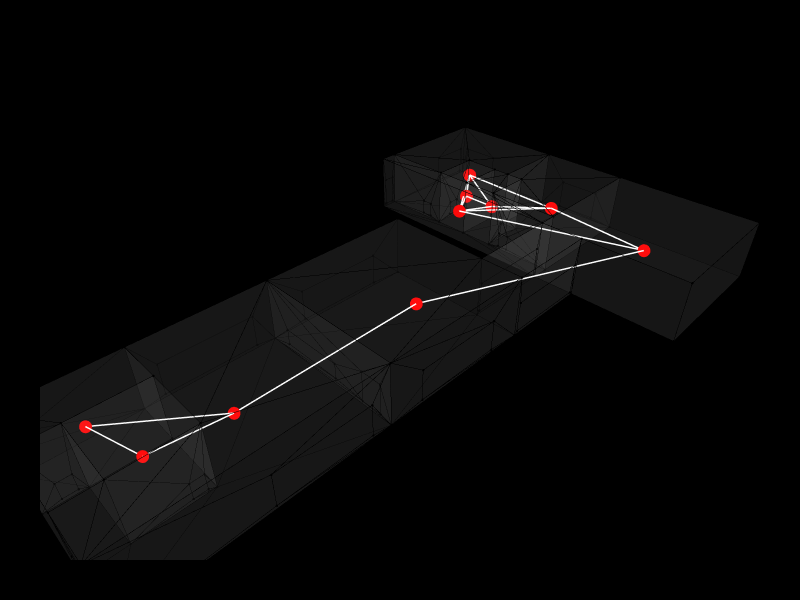

Notebook code cell kept with this figure:
### Markdown cell above
## 3. Adjacency graph — connected through shared walls

### Code cell
g_adj = Graph.ByTopology(cc)
print(f"Adjacency: {len(Graph.Vertices(g_adj))} nodes, {len(Graph.Edges(g_adj))} edges")

for v in Graph.Vertices(g_adj):
    v = Topology.SetDictionary(v, Dictionary.ByKeysValues(["size","color"], [15, "red"]))
for e in Graph.Edges(g_adj):
    e = Topology.SetDictionary(e, Dictionary.ByKeysValues(["width","color"], [3, "white"]))

Topology.Show(cc, g_adj,
              faceOpacity=0.05,
              vertexSizeKey="size", vertexColorKey="color",
              edgeWidthKey="width", edgeColorKey="color",
              backgroundColor="black",
              width=800, height=600,
              renderer=renderer)

### Figure 1 — Plotly figure (JSON) as saved in the notebook; plotly's stock layout.template omitted (floating-point values rounded to 4 significant figures; data arrays with more than 128 entries replaced by an {"elided": "..."} marker saying what was removed)
{"data": [{"customdata": {"elided": "142 str values"}, "hoverinfo": "text", "hovertemplate": {"elided": "142 str values"}, "hovertext": {"elided": "142 str values"}, "legendgroup": "1", "legendrank": 1, "marker": {"color": {"elided": "142 str values"}, "line": {"width": 0}, "opacity": 1, "size": {"elided": "142 float values"}, "sizemode": "diameter", "symbol": "circle"}, "mode": "markers", "name": "1: Untitled (Vertices)", "showlegend": false, "text": {"elided": "142 str values"}, "type": "scatter3d", "x": {"elided": "142 float values"}, "y": {"elided": "142 float values"}, "z": {"elided": "142 float values"}}, {"hoverinfo": "text", "hovertext": [], "legendgroup": "2", "legendrank": 2, "line": {"color": "#000000", "dash": "solid", "width": 1}, "marker": {"color": "#000000", "size": 0.25, "symbol": "circle"}, "mode": "markers+lines", "name": "1: Untitled (Edges)", "showlegend": false, "text": [], "type": "scatter3d", "x": {"elided": "1110 float values"}, "y": {"elided": "1110 float values"}, "z": {"elided": "1110 float values"}}, {"cmax": 1, "cmin": 0, "color": "#FAFAFA", "colorscale": [[0, "#440154"], [0.1111, "#482878"], [0.2222, "#3e4989"], [0.3333, "#31688e"], [0.4444, "#26828e"], [0.5556, "#1f9e89"], [0.6667, "#35b779"], [0.7778, "#6ece58"], [0.8889, "#b5de2b"], [1, "#fde725"]], "flatshading": true, "hoverinfo": "text", "hovertext": "", "i": {"elided": "322 int values"}, "j": {"elided": "322 int values"}, "k": {"elided": "322 int values"}, "legendgroup": "3", "legendrank": 3, "lighting": {"facenormalsepsilon": 0}, "name": "1: Untitled (Faces)", "opacity": 0.05, "showlegend": false, "showscale": false, "text": "", "type": "mesh3d", "x": {"elided": "142 float values"}, "y": {"elided": "142 float values"}, "z": {"elided": "142 float values"}}, {"hoverinfo": "text", "hovertext": [], "legendgroup": "6", "legendrank": 6, "line": {"color": "#FFFFFF", "dash": "solid", "width": 3}, "marker": {"color": "#FFFFFF", "size": 0.75, "symbol": "circle"}, "mode": "markers+lines", "name": "2: Untitled Graph (Edges)", "showlegend": false, "text": [], "type": "scatter3d", "x": [87, 89.04, null, 87, 76.5, null, 87, 50.48, null, 20.33, 7.5, null, 20.33, 10, null, 50.48, 20.33, null, 76.5, 82, null, 82, 82, null, 82, 89.77, null, 7.5, 10, null, 76.5, 89.04, null, 76.5, 82, null, 76.5, 89.77, null, 89.04, 82, null, 82, 89.77, null, 89.04, 89.77, null], "y": [-5, 14.01, null, -5, 25, null, -5, 10.73, null, 10.59, 20.5, null, 10.59, 12, null, 10.73, 10.59, null, 25, 28, null, 28, 22, null, 28, 33.67, null, 20.5, 12, null, 25, 14.01, null, 25, 22, null, 25, 33.67, null, 14.01, 22, null, 22, 33.67, null, 14.01, 33.67, null], "z": [5, 5, null, 5, 5, null, 5, 5, null, 5, 5, null, 5, 5, null, 5, 5, null, 5, 5, null, 5, 5, null, 5, 5, null, 5, 5, null, 5, 5, null, 5, 5, null, 5, 5, null, 5, 5, null, 5, 5, null, 5, 5, null]}, {"customdata": ["", "", "", "", "", "", "", "", "", ""], "hoverinfo": "text", "hovertemplate": ["Click ", "Click ", "Click ", "Click ", "Click ", "Click ", "Click ", "Click ", "Click ", "Click "], "hovertext": ["", "", "", "", "", "", "", "", "", ""], "legendgroup": "5", "legendrank": 5, "marker": {"color": ["#FF0000", "#FF0000", "#FF0000", "#FF0000", "#FF0000", "#FF0000", "#FF0000", "#FF0000", "#FF0000", "#FF0000"], "line": {"width": 0}, "opacity": 1, "size": [15, 15, 15, 15, 15, 15, 15, 15, 15, 15], "sizemode": "diameter", "symbol": "circle"}, "mode": "markers", "name": "2: Untitled Graph (Vertices)", "showlegend": false, "text": ["", "", "", "", "", "", "", "", "", ""], "type": "scatter3d", "x": [87, 20.33, 82, 10, 76.5, 82, 89.77, 89.04, 7.5, 50.48], "y": [-5, 10.59, 28, 12, 25, 22, 33.67, 14.01, 20.5, 10.73], "z": [5, 5, 5, 5, 5, 5, 5, 5, 5, 5]}], "layout": {"autosize": true, "height": 600, "margin": {"b": 40, "l": 40, "r": 40, "t": 40}, "paper_bgcolor": "#000000", "plot_bgcolor": "#000000", "scene": {"aspectmode": "data", "camera": {"center": {"x": 0, "y": 0, "z": 0}, "eye": {"x": -1.25, "y": -1.25, "z": 1.25}, "projection": {"type": "perspective"}, "up": {"x": 0, "y": 0, "z": 1}}, "xaxis": {"visible": false}, "yaxis": {"visible": false}, "zaxis": {"visible": false}}, "showlegend": true, "width": 800, "xaxis": {"showgrid": false, "visible": false, "zeroline": false}, "yaxis": {"showgrid": false, "visible": false, "zeroline": false}}}
